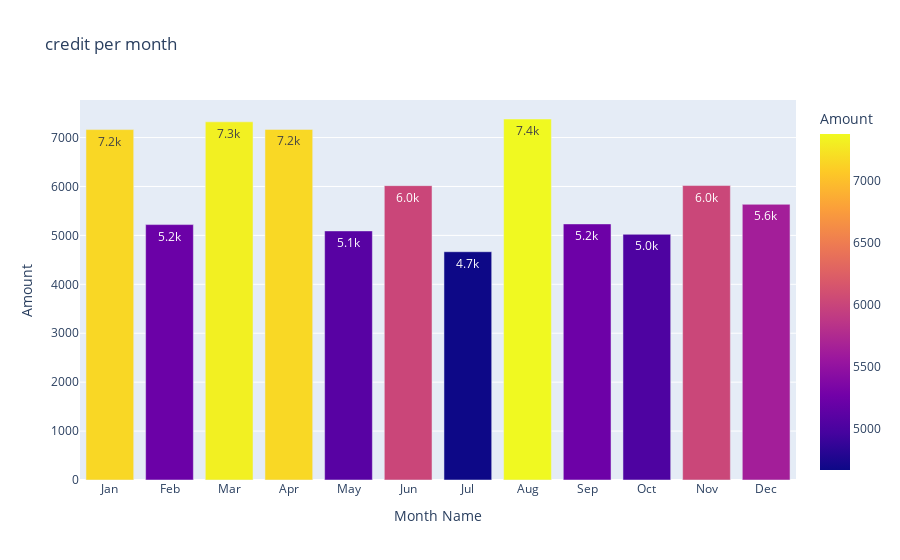

Write notebook code for a chart like this one.
### Code cell
income_monthly_2018 = make_monthly_bar_chart(update_df, 2018, 'credit')
income_monthly_2018

### Figure 1 — Plotly figure (JSON) as saved in the notebook; plotly's stock layout.template omitted (floating-point values rounded to 4 significant figures)
{"data": [{"alignmentgroup": "True", "hovertemplate": "Month Name=%{x}<br>Amount=%{marker.color}<extra></extra>", "legendgroup": "", "marker": {"color": [7163.0, 5221.0, 7322.0, 7167.0, 5092.0, 6017.0, 4666.0, 7379.0, 5235.0, 5022.0, 6019.0, 5635.0], "coloraxis": "coloraxis", "pattern": {"shape": ""}}, "name": "", "offsetgroup": "", "orientation": "v", "showlegend": false, "textposition": "auto", "texttemplate": "%{y:.2s}", "type": "bar", "x": ["Jan", "Feb", "Mar", "Apr", "May", "Jun", "Jul", "Aug", "Sep", "Oct", "Nov", "Dec"], "xaxis": "x", "y": [7163.0, 5221.0, 7322.0, 7167.0, 5092.0, 6017.0, 4666.0, 7379.0, 5235.0, 5022.0, 6019.0, 5635.0], "yaxis": "y"}], "layout": {"barmode": "relative", "coloraxis": {"colorbar": {"title": {"text": "Amount"}}, "colorscale": [[0, "#0d0887"], [0.1111, "#46039f"], [0.2222, "#7201a8"], [0.3333, "#9c179e"], [0.4444, "#bd3786"], [0.5556, "#d8576b"], [0.6667, "#ed7953"], [0.7778, "#fb9f3a"], [0.8889, "#fdca26"], [1, "#f0f921"]]}, "legend": {"tracegroupgap": 0}, "title": {"text": "credit per month"}, "xaxis": {"anchor": "y", "domain": [0, 1], "title": {"text": "Month Name"}}, "yaxis": {"anchor": "x", "domain": [0, 1], "title": {"text": "Amount"}}}}
